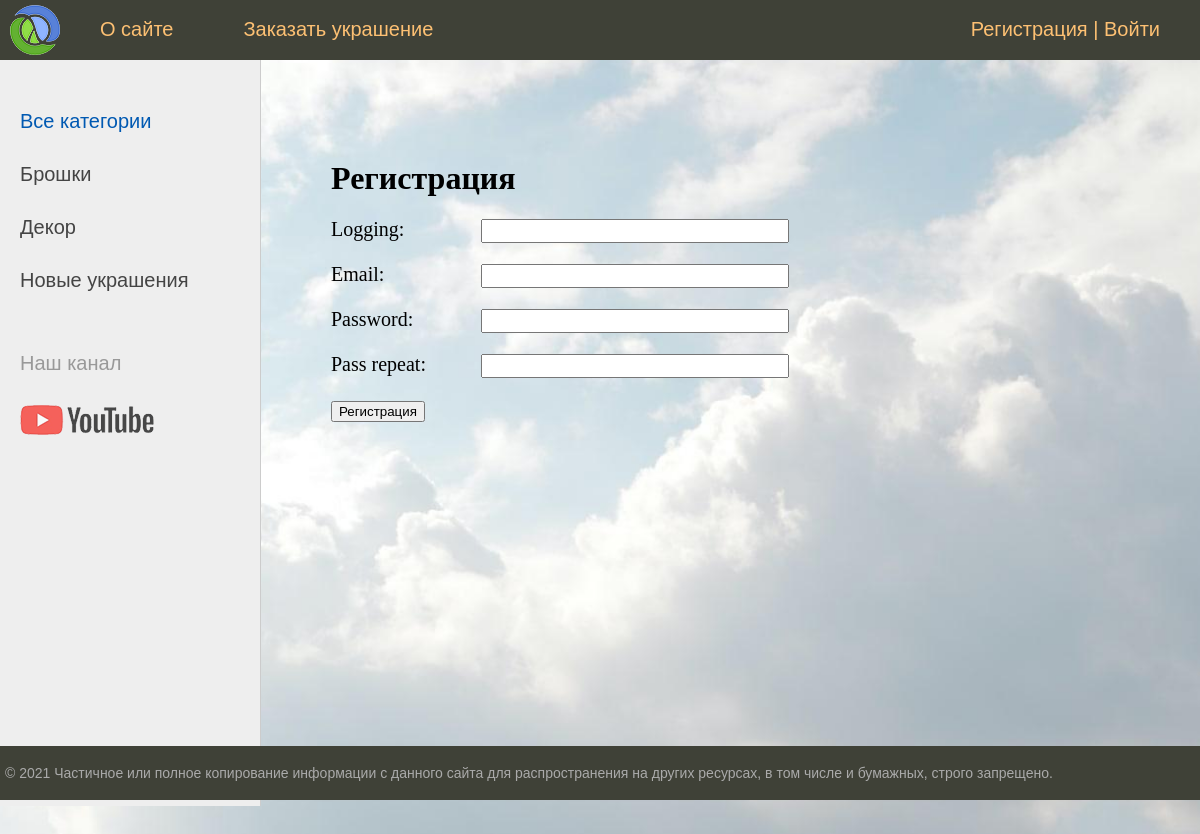
Screenshot of /register/ with the database file from the repository.
### decoration/models.py (models this page shows, shortened)
class Category(models.Model):
    name = models.CharField(max_length=100, db_index=True, verbose_name="Категория")
    slug = models.SlugField(max_length=255, unique=True, db_index=True, verbose_name="URL")
    def get_absolute_url(self):
        return reverse('category', kwargs={'cat_slug': self.slug})
    class Meta:
        verbose_name = 'Категория'
        verbose_name_plural = 'Категории'
        ordering = ['id']

### decoration/views.py (the view, shortened to what this page needs)
# urls.py: path('register/', RegisterUser.as_view(), name='register'),
class RegisterUser(DataMixin, CreateView):
    form_class = RegisterUserForm
    template_name = 'decoration/register.html'
    success_url = reverse_lazy('login')
    def get_context_data(self, *, object_list=None, **kwargs):
        context = super().get_context_data(**kwargs)
        c_def = self.get_user_context(title="Регистрация")
        return dict(list(context.items()) + list(c_def.items()))

### decoration/forms.py
class RegisterUserForm(UserCreationForm):
    username = forms.CharField(label='Logging', widget=forms.TextInput(attrs={'class': 'form-input'}))
    email = forms.EmailField(label='Email', widget=forms.TextInput(attrs={'class': 'form-input'}))
    password1 = forms.CharField(label='Password', widget=forms.PasswordInput(attrs={'class': 'form-input'}))
    password2 = forms.CharField(label='Pass repeat', widget=forms.PasswordInput(attrs={'class': 'form-input'}))
    class Meta:
        model = User
        fields = ('username', 'email', 'password1', 'password2')

### decoration/utils.py (called while the page is built)
    def get_user_context(self, **kwargs):
        context = kwargs
        cats = cache.get('cats')
        if not cats:
            cats = Category.objects.annotate(Count('decoration'))
            cache.set('cats', cats, 60)
        user_menu = menu.copy()
        if not self.request.user.is_authenticated:
            user_menu.pop(1)
        context['menu'] = user_menu
        context['cats'] = cats
        if "cat_selected" not in context:
            context['cat_selected'] = 0
        return context

### decoration/templates/decoration/register.html (shortened to what this page needs)
{% extends 'decoration/base.html' %}
{% block content %}
<h1>{{title}}</h1>
<form method="post">
{% for f in form %}
<p><label class="form-label" for="{{ f.id_for_label }}">{{f.label}}: </label>{{ f }}</p>
{% endfor %}
    <button type="submit">Регистрация</button>
</form>
{% endblock %}

### decoration/templates/decoration/base.html (shortened to what this page needs)
{% load static %}
{% load decoration_tags %}
<!DOCTYPE html>
<html>
<head>
	<link type="text/css" href="{% static 'decoration/css/styles.css' %}" rel="stylesheet"/>
	<link href="{% static '.../decoration/css/styles.css' %}" rel="stylesheet" type="text/css"/>
</head>
<body>
<table class="table-page" border=0 cellpadding="0" cellspacing="0">
<tr><td valign=top>
{% block mainmenu %}
		<div class="header">
			<ul id="mainmenu" class="mainmenu">
			<li class="logo"><a href="{% url 'home' %}"><div class="logo"></div></a></li>
{% for m in menu %}
				<li><a href="{% url m.url_name %}">{{m.title}}</a></li>
{% endfor %}
			{% if request.user.is_authenticated %}
			<li class="last"> {{user.username}} | <a href="{% url 'logout' %}">Выйти</a></li>
			{% else %}
			<li class="last"><a href="{% url 'register' %}">Регистрация</a> | <a href="{% url 'login' %}">Войти</a></li>
			{% endif %}
			</ul>
		</div>
{% endblock mainmenu %}
<table class="table-content" border=0 cellpadding="0" cellspacing="0">
<tr>
	<td valign="top" class="left-chapters">
	<ul id="leftchapters">
{% if cat_selected == 0 %}
		<li class="selected">Все категории</li>
{% else %}
		<li><a href="{% url 'home' %}">Все категории</a></li>
{% endif %}
{% for c in cats %}
{% if c.decoration__count > 0 %}
	{% if c.pk == cat_selected %}
		<li class="selected">{{c.name}}</li>
	{% else %}
		<li><a href="{{ c.get_absolute_url }}">{{c.name}}</a></li>
	{% endif %}
{% endif %}
{% endfor %}
		<li class="share">
		<p>Наш канал</p>
		<a class="share-yt" href="https://www.youtube.com/channel/UCTtAvpHVxCIxX7emWGjLh_A" target="_blank" rel="nofollow"></a>
		</li>
	</ul>
</td>
<td valign="top" class="content">
	<div class="content-text">
{% block content %}
{% endblock %}
	</div>
</td></tr></table>
</td></tr>
<tr><td valign=top>
	<div id="footer">
		<p>&copy; 2021 Частичное или полное копирование информации с данного сайта для распространения на других ресурсах, в том числе и бумажных, строго запрещено.</p>
	</div>
</td></tr></table>
</body>
</html>

### decoration/static/decoration/css/styles.css (style rules this page uses)
html, body { font-family: 'Arial'; margin: 0; padding: 0; height: 100%; width: 100%; color: #444; }
a { color: #0059b2; text-decoration: none; }
.table-page { width: 100%; height: 100%; vertical-align: top; }
.table-page tr { height: 100%; }
.header { background: #3F4137; height: 60px; }
.logo { background: url('../images/logo.png') no-repeat 10px 5px; width: 70px; height: 60px; }
ul.mainmenu { list-style: none; margin: 0; padding: 0; height: 60px; color: #fdc073; font-size: 20px; overflow: hidden; }
ul.mainmenu li { float: left; margin: 18px 40px 0 30px; }
ul.mainmenu li.logo { margin: 0; }
ul.mainmenu li.last { float: right; }
ul.mainmenu li a { color: #fdc073; text-decoration: none; }
.table-content { width: 100%; min-height: 100%; height: 100%; }
.left-chapters { margin: 0; background: #eee; border-right: 1px solid #ccc; min-height: 100%; }
.left-chapters ul { width: 230px; min-height: 100%; margin: 0; padding: 20px 10px 10px 20px; list-style: none; font-size: 20px; }
.left-chapters ul li { margin: 30px 0 0 0; color: #999; }
.left-chapters ul li.selected { color: #0059b2; }
.left-chapters ul li a { color: #444; text-decoration: none; }
.left-chapters ul li.share { margin: 60px 0 0 0; }
.left-chapters ul li.share p { margin: 30px 0 30px 0; }
.left-chapters ul li.share a { display: inline-block; width: 40px; height: 40px; margin: 0 20px 0 0; }
.left-chapters ul li.share a.share-yt { width: 100%; height: 30px; background: url('../images/share_yt.png') no-repeat 0 0 }
.content { padding: 40px 20px 20px 40px; width: 100%; box-sizing: border-box; }
.content-text { margin: 60px 0 0 30px; color: #000; font-size: 20px; font-family: Yandex Sans Display Light; }
.content-text h1 { font-size: 32px; }
#footer { box-sizing: border-box; background: #3F4137; padding: 5px; color: #aaa; font-size: 14px; font-family: Verdana, Geneva, Arial, Helvetica; text-align: left; overflow: hidden; }
.form-input { width: 300px; font-size: 16px; }
.form-label { display: inline-block; min-width: 150px; vertical-align: top; }
body { background: url("../images/fon2.jpg") no-repeat center center fixed; background-size: cover; -webkit-background-size: cover; -moz-background-size: cover; -o-background-size: cover; }

### rows the page displays
Category: name "Брошки"
Category: name "Декор"
Category: name "Новые украшения"

### other values shown
{{ m.title }} "О сайте" "Заказать украшение"
{{ title }} "Регистрация"
{{ f.label }} "Logging" "Email" "Password" "Pass repeat"
